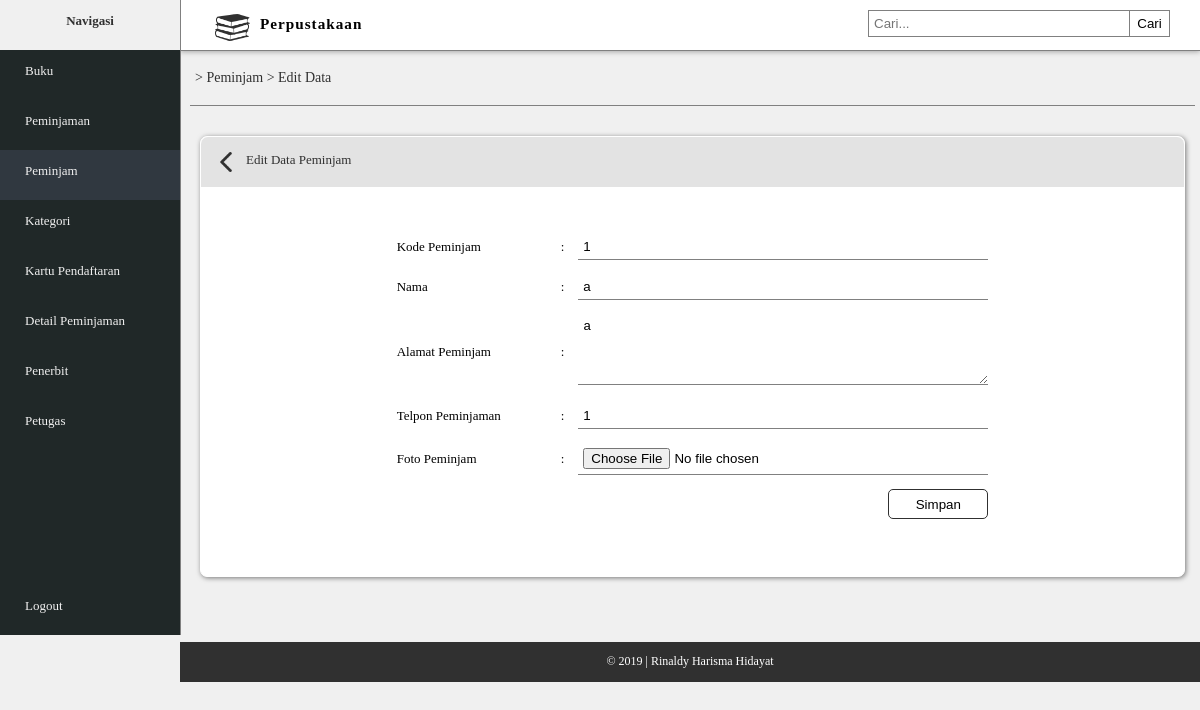
Screenshot of /edit_peminjam.php?edit=1 with the database file from the repository.
### tables this page shows
CREATE TABLE IF NOT EXISTS `peminjam` (
  `peminjam_kode` varchar(10) NOT NULL,
  `peminjam_nama` varchar(30) NOT NULL,
  `peminjam_alamat` varchar(50) NOT NULL,
  `peminjam_telp` bigint(20) NOT NULL,
  `peminjam_foto` varchar(50) NOT NULL
);

### edit_peminjam.php (the view, shortened to what this page needs)
<?php
	$id = $_GET['edit'];
	$query = mysql_query("select *from peminjam where peminjam_kode ='$id'");
	$row = mysql_fetch_array($query);
?>
<!DOCTYPE html>
<html>
	<head>
		<link rel="stylesheet" type="text/css" href="style_rm.css">
	</head>
	<body>
		<div class="navigasi">
			<div class="nav">
				<b><p>Navigasi</p></b>
			</div>
			<div class="menu">
				<div class="menu-isi">
					<a href="index.php"><p>Buku</p></a>
					<a href="peminjaman.php"><p>Peminjaman</p></a>
					<a href="peminjam.php" style="background-color: #303840"><p>Peminjam</p></a>
					<a href="kategori.php"><p>Kategori</p></a>
					<a href="kartu_pendaftar.php"><p>Kartu Pendaftaran</p></a>
					<a href="detail_peminjaman.php"><p>Detail Peminjaman</p></a>
					<a href="penerbit.php"><p>Penerbit</p></a>
					<a href="petugas.php"><p>Petugas</p></a>
					<div class="logout">
						<a href="logout.php"><p>Logout</p></a>
					</div>
				</div>
			</div>
		</div>
		<div id="container-utama">
			<div class="head">
				<img src="img/buku.png">
				<h3>Perpustakaan</h3>
				<div class="cari">
					<div class="kolom">
						<input type="text" placeholder="Cari..." name="cari">
						<button type="submit">Cari</button>
					</div>
				</div>
			</div>
			<div class="content">
				<div class="alamat-link">
					<a href="peminjam.php"><p>> Peminjam </a>> Edit Data</p></a>
				</div>
				<div class="tabel">
					<div class="judul-tab">
						<a href="peminjam.php"><img src="img/left-arrow.png"></a>
						<p>Edit Data Peminjam</p>
					</div>
					<div class="form">
						<div class="isi-form">
							<form method="POST" action="proses_edit_peminjam.php" enctype="multipart/form-data">
								<table border="0" cellspacing="0" cellpadding="7" align="center">
									<tr>
										<td width="150px">Kode Peminjam</td>
										<td>:</td>
										<td><input type="text" name="kd_peminjam" placeholder="Kode Peminjaman" value="<?php echo $row['peminjam_kode']?>" required/></td>
									</tr>
									<tr>
										<td>Nama</td>
										<td>:</td>
										<td><input type="text" name="nama" placeholder="Kode Petugas" value="<?php echo $row['peminjam_nama']?>" required/></td>
									</tr>
									<tr>
										<td>Alamat Peminjam</td>
										<td>:</td>
										<td><textarea name="alamat_peminjam" placeholder="Alamat Peminjam" required/><?php echo $row['peminjam_alamat']?></textarea></td>
									</tr>
									<tr>
										<td>Telpon Peminjaman</td>
										<td>:</td>
										<td><input type="number" name="tlp_peminjam" placeholder="Telpon Peminjam" value="<?php echo $row['peminjam_telp']?>" required/></td>
									</tr>
									<tr>
										<td>Foto Peminjam</td>
										<td>:</td>
										<td><input type="file" name="peminjam_foto" value="<?php echo $row['peminjam_foto']?>" required/></td>
									</tr>
									<tr>
										<td colspan="3" align="right"><a href="#"><input type="submit" name="simpan" value="Simpan"></a></td>
									</tr>
								</table>
							</form>
						</div>
					</div>
				</div>
				<div class="footer">
					<div class="foot">
						<p>&copy; 2019 | Rinaldy Harisma Hidayat</p>
					</div>
				</div>
			</div>
		</div>
	</body>
</html>

### style_rm.css (style rules this page uses)
body { margin: 0; font-family: Malgun Gothic Regular; background-color: #f0f0f0; font-size: 13px; }
.navigasi { height: 635px; float: left; width: 15%; background-color: #202828; z-index: 1000; position: relative; left: 0; position: fixed; border-right: 1px solid #808080; }
.nav { background-color: #f0f0f0; height: 50px; float: left; width: 100%; }
.nav p { color: #303030; text-align: center; }
.menu { margin-left: 0px; }
.menu-isi p { margin-left: 25px; }
.menu-isi a { color: #f0f0f0; text-decoration: none; float: left; width: 100%; height: 50px; transition: 0.2s; margin-left: 0px; margin-right: 0px; }
.head { float: left; width: 85%; border-bottom: 1px solid #808080; height: 50px; background-color: white; top: 0; position: fixed; z-index: 999; margin-left: 15%; box-shadow: 0px 1px 5px 0px rgba(0,0,0,0.3); }
.head img { width: 35px; float: left; padding: 10px; margin-left: 25px; }
.head h3 { margin-top: 15px; letter-spacing: 1px; float: left; }
.cari { float: right; margin: 10px; }
.kolom input[type="text"] { padding: 5px; border: 1px solid #808080; width: 250px; float: left; }
.kolom button { float: right; padding: 5px; width: 40px; cursor: pointer; margin-right: 20px; border: 1px solid #808080; background: none; transition: 0.3s; border-left: none; }
.logout a { margin-top: 135px; }
.content { float: left; margin-top: 51px; width: 85%; height: wrap-content; margin-left: 15%; }
.alamat-link { padding: 5px; margin-left: 10px; margin-right: 5px; border-bottom: 1px solid #808080; font-size: 14px; color: #303030; }
.alamat-link a { text-decoration: none; color: #303030; }
.tabel { background-color: white; margin-left: 20px; margin-right: 15px; margin-top: 30px; margin-bottom: 30px; border-radius: 7px; box-shadow: 1px 1px 5px 0px rgba(0,0,0,0.5); font-size: 13px; border: 1px solid white; }
.judul-tab { background-color: #e3e3e3; height: 40px; margin-top: 0px; border-top-left-radius: 7px; border-top-right-radius: 7px; padding: 5px; color: #303030; }
.judul-tab p { margin: 10px; }
.judul-tab img { width: 20px; float: left; margin: 10px; }
table { margin-top: 40px; margin-bottom: 50px; }
.isi-form input { padding: 5px; width: 400px; border: none; border-bottom: 1px solid #808080; }
.isi-form textarea { width: 400px; padding: 5px; height: 60px; border: none; border-bottom: 1px solid #808080; }
.isi-form input[type="submit"] { width: 100px; height: 30px; background: none; border: 1px solid #303030; border-radius: 5px; transition: 0.3s; cursor: pointer; }
.footer { height: 40px; background-color: #303030; float: left; width: 100%; margin-top: 35px; }
.foot p { text-align: center; color: white; font-size: 12px; }

### rows the page displays
peminjam: kd_peminjam "1", nama "a", alamat_peminjam "a", tlp_peminjam "1"
